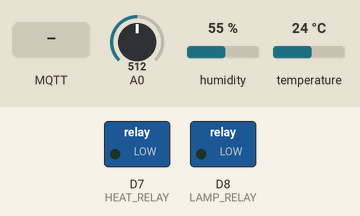
This sketch was run on a simulated ESP8266 (NodeMCU). Shown: switched loads named in the sketch (green lamp = pin HIGH). Inputs (shaded band) come from the test bench; at power-on: A0 = 512, humidity 55 %, temperature 24 °C. WiFi joins after 1.5 s; servers stay silent unless stated; no MQTT or app messages arrive unless stated; what the sketch prints to the serial monitor is not drawn.

Above: at 2.7 s.
2.8 s: MQTT message "LIGHT_ON" arrives on the first subscribed topic
At 7.1 s:
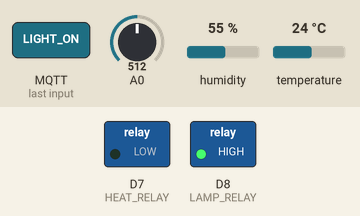
8.2 s: MQTT message "HEAT_ON" arrives on the second subscribed topic
At 13.0 s:
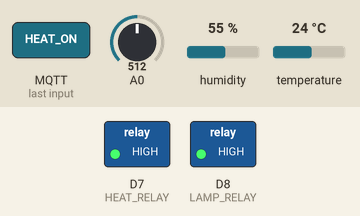
13.4 s: MQTT message "LIGHT_OFF" arrives on the first subscribed topic
At 17.6 s:
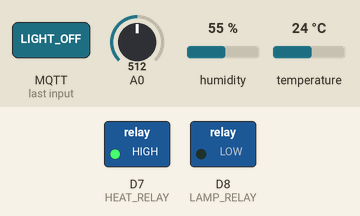
Timing chart, 0 to 19.1 s (numbered marks = the images above; inputs shaded):
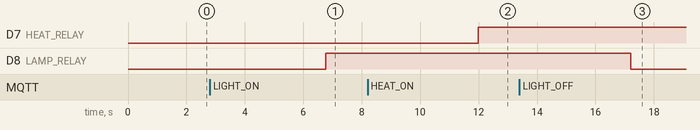

The sketch:

SmartHome.ino
```cpp
#include "SmartHome.h"

// Define WiFi client and MQTT PubSubClient objects:
WiFiClient wifiClient;
PubSubClient mqttClient(wifiClient);

float temp, hum;            // Variables for storing temp and humidity readings:
DHT dht(DHTPin, DHTTYPE);   // Initialize DHT sensor object with pin and DHT model.
int sensorValueFromAdc;
float voltage;  //10'bit adc, 1023resolution, 3.3v
char payload[300];

void setup() {
  // Temp&Hum Sensor Setup:
  pinMode(DHTPin, INPUT);       // Set DHTPin as input since we're going to read data from it:
  pinMode(LAMP_RELAY, OUTPUT);
  pinMode(HEAT_RELAY, OUTPUT);

  dht.begin();
  Serial.begin(9600);
  setup_wifi();
  mqttClient.setServer(mqtt_server_address, mqtt_server_port);
  mqttClient.setCallback(callback);
}

void loop() {

  // Ensure MQTT client is connected to the MQTT broker:
  if (!mqttClient.connected()) {
    reconnect();
  }
  mqttClient.loop();

  // Construct JSON payload with sensor readings data:
  create_json_with_sensor_readings();

  if (payload != NULL) {
    // Log message payload and send to nodemcu_sensor/measurements topic:
    Serial.println("Publishing measurements: ");
    Serial.println(payload);
    mqttClient.publish(sensor_topic, payload);
    //Serial.println();
  }

  // 5sec delay:
  delay(5000);
}

/**
   Procedure to setup and establish WiFi connectivity.
*/
void setup_wifi() {
  delay(10);

  Serial.println();
  Serial.print("Connecting to ");
  Serial.println(ssid);
  WiFi.mode(WIFI_STA);
  WiFi.begin(ssid, password);

  // Loop until connection is established:
  while (WiFi.status() != WL_CONNECTED) {
    delay(500);
    Serial.print(".");
  }

  randomSeed(micros());

  Serial.println("");
  Serial.println("WiFi connected");
  Serial.println("IP address: ");
  Serial.println(WiFi.localIP());
}

/**
   Callback procedure to execute when MQTT message has arrived.
*/
void callback(char* topic, byte* payload, unsigned int length) {
  char content[15];
  Serial.println();
  Serial.print("Message arrived [");
  Serial.print(topic);
  Serial.print("] ");
  for (int i = 0; i < length; i++) {
    Serial.print((char)payload[i]);
    content[i] = (char)payload[i];
  }
  Serial.println();
  String *content_string = new String(content);

  Serial.println();
  if (strcmp(topic, builtin_light_topic) == 0) {
    if (content_string->startsWith("LIGHT_ON")) {
      digitalWrite(LAMP_RELAY, ON);   // Turn the LED on (Note that LOW is the voltage level
      // but actually the LED is on; this is because
      // it is active low on the ESP-01)
    }
    if (content_string->startsWith("LIGHT_OFF")) {
      digitalWrite(LAMP_RELAY, OFF);  // Turn the LED off by making the voltage HIGH
    }
  }
  else if (strcmp(topic, builtin_heat_topic) == 0) {
    if (content_string->startsWith("HEAT_ON")) {
      digitalWrite(HEAT_RELAY, ON);   // Turn the LED on (Note that LOW is the voltage level
      // but actually the LED is on; this is because
      // it is active low on the ESP-01)
    }
    if (content_string->startsWith("HEAT_OFF")) {
      digitalWrite(HEAT_RELAY, OFF);  // Turn the LED off by making the voltage HIGH
    }
  }

  payload = (byte *)0;
}

/**
   Procedure to ensure reconnect mechanism for MQTT client.
*/
void reconnect() {

  // Loop until we're reconnected:
  while (!mqttClient.connected()) {
    Serial.print("Attempting MQTT connection...");

    // Create a random client ID:
    String clientId = device_name;

    // Attempt to connect:
    if (mqttClient.connect(clientId.c_str())) {
      Serial.println("connected");

      // Once connected, publish an announcement and subscribe to nodemcu/light topic:
      mqttClient.subscribe(builtin_light_topic);
      mqttClient.subscribe(builtin_heat_topic);
    } else {
      Serial.print("failed, state=");
      Serial.print(mqttClient.state());
      Serial.println(" try again in 5 seconds");

      // Wait 5 seconds before retrying:
      delay(5000);
    }
  }
}

/**
   Creates JSON object with populated temperature and humidity
   sensor readings from DHT11 and returns it as char[].

   Uses the globally defined temp and hum variables and reads
   the DHT11's current state.
*/
void create_json_with_sensor_readings() {
  // Define needed capacity for JSON object:
  const int capacity = JSON_ARRAY_SIZE(3) + JSON_OBJECT_SIZE(2) + 3 * JSON_OBJECT_SIZE(3);


  for(int i = 0; i < 300; i++) {
    payload[i] = 'k';
  }

  DynamicJsonDocument doc(capacity);

  // Update current light temp hum readings

  sensorValueFromAdc = analogRead(A0);
  voltage = sensorValueFromAdc *(3.3 / 1023.0);  //10'bit adc, 1023resolution, 3.3v
  temp = dht.readTemperature();
  hum = dht.readHumidity();
  // Serial.print("Publishing measurements: ");
  //Serial.print("TEMP and HUM = "); Serial.print(temp); Serial.print("  "); Serial.print(hum); Serial.print("\n");
  //Serial.println("Light: ");
  //Serial.println(sensorValueFromAdc);
  // Serial.println(voltage);

  if (!isnan(temp) || !isnan(hum) || !isnan(voltage)) {
    // Populate JSON object:
    doc["deviceName"] = device_name;
    JsonArray measurements = doc.createNestedArray("measurements");
    JsonObject temp_measurement = measurements.createNestedObject();
    temp_measurement["type"] = "temperature";
    temp_measurement["unit"] = "celsius";
    temp_measurement["value"] = temp;
    JsonObject humid_measurement = measurements.createNestedObject();
    humid_measurement["type"] = "humidity";
    humid_measurement["unit"] = "%";
    humid_measurement["value"] = hum;
    JsonObject light_measurement = measurements.createNestedObject();
    light_measurement["type"] = "light";
    light_measurement["unit"] = "voltage";
    light_measurement["value"] = voltage;
    // Serialize JSON object to char[] and free the allocated memory:
    serializeJson(doc, payload);
    doc.clear();
  }
}
```

SmartHome.h
```cpp
#define MQTT_MAX_PACKET_SIZE 192
#include <ESP8266WiFi.h>
#include <PubSubClient.h>
#include <ArduinoJson.h>
#include <DHT.h>
#include <DHT_U.h>

#define DHTTYPE    DHT11    // Select DHT sensor model: DHT 11
#define ON 1
#define OFF 0


// Function prototypes:
void callback(char* topic, byte* payload, unsigned int length);
void create_json_with_sensor_readings();
void setup_wifi();
void reconnect();

// Network connection details (WiFi and MQTT):
const char* ssid = "Dani_Fiber";
const char* password = "150515051505";

const char* mqtt_server_address = "192.168.1.3";
const int mqtt_server_port = 1883;
//Sensors
const uint8_t DHTPin = D5;

//Relays
const uint8_t LAMP_RELAY = D8;
const uint8_t HEAT_RELAY = D7;


// MQTT topics where sensor data should be published to:
const char* device_name = "nodemcu_sensor";
const char* sensor_topic = "nodemcu_sensor/measurements";

const char* builtin_light_topic = "nodemcu_sensor/light";
const char* builtin_heat_topic = "nodemcu_sensor/heat";
```

Measured:
- after the input at 2.8 s, D8 (LAMP_RELAY): LOW → HIGH after 4.0 s
- after the input at 8.2 s, D7 (HEAT_RELAY): LOW → HIGH after 3.8 s
- after the input at 13.4 s, D8 (LAMP_RELAY): HIGH → LOW after 3.8 s
